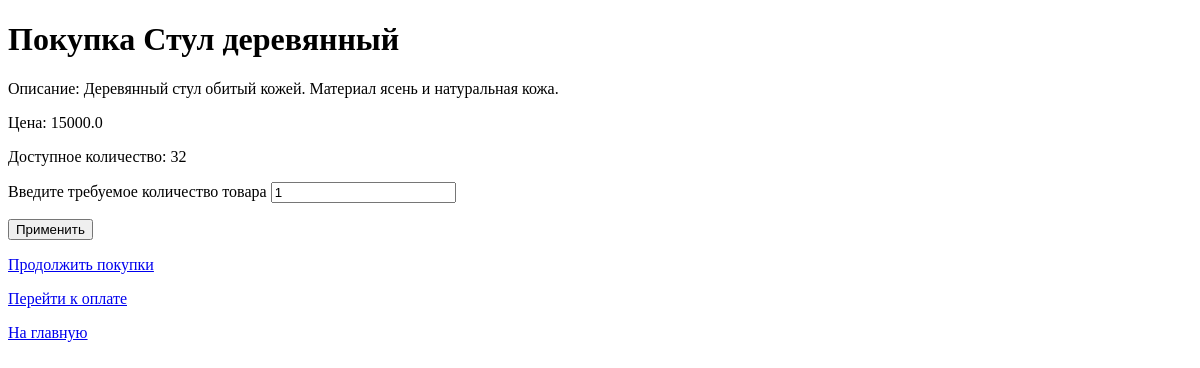
The app's page /product/car/2 (signed in), older data.
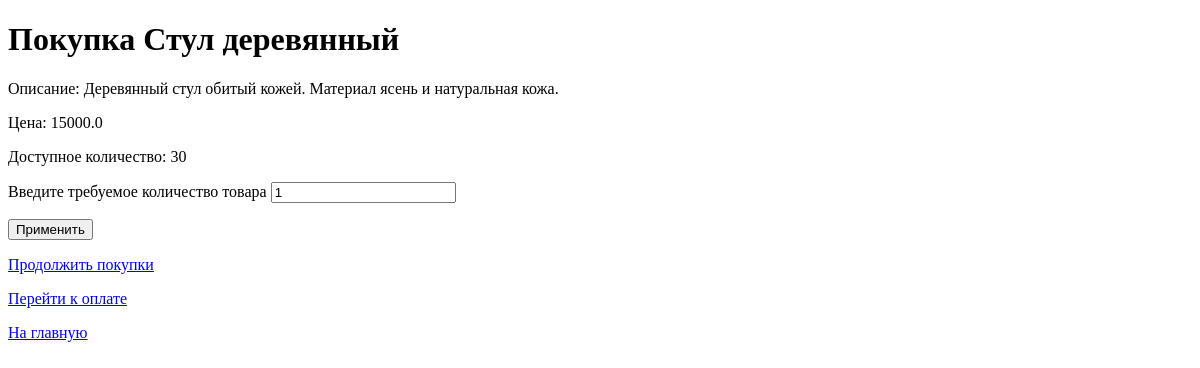
The same page, newer data.
### app/models/product.py (models this page shows)
class ProductModel(Base):
    __tablename__ = 'products'
    __table_args__ = {'keep_existing': True}
    id = Column(INTEGER, primary_key=True)
    name = Column(String, index=True)
    description = Column(String)
    item_number = Column(String)
    price = Column(DOUBLE)
    count = Column(INTEGER)
    is_active = Column(BOOLEAN, default=True)
    category = Column(INTEGER, ForeignKey('categories.id'), nullable=False)
    action = Column(BOOLEAN, default=False)
    img = Column(String)

### app/routers/product.py (the view)
@product_router.get('/car/{id_product}')
async def car_get(request: Request, db: Annotated[Session, Depends(get_db)], id_product: int = -1,
                  user=Depends(get_current_user)):
    info = {'request': request, 'title': 'Корзина'}
    if user is None:
        return RedirectResponse(f'/product/list/{id_product}', status_code=status.HTTP_303_SEE_OTHER)
    product = db.scalar(select(ProductModel).where(ProductModel.id == id_product))
    if product is None:
        return HTTPException(status.HTTP_404_NOT_FOUND, 'Товар не найден')
    info['product'] = product
    info['user'] = user
    info['count'] = 1
    info['buy'] = 1
    return templates.TemplateResponse('product/car.html', info)

### app/templates/product/car.html (shortened to what this page needs)
<!DOCTYPE html>
<html lang="en">
<head>
</head>
<body>
    <h1>Покупка {{product.name}}</h1>
            <section class="conteiner-fluid">
            <form method="post" action="/product/car/{{product.id}}">
                <div class="col-auto">
                    <div class="imput-group">
                    <p>Описание: {{product.description}}</p>
                     <p>Цена: {{product.price}}</p>
                    <p>Доступное количество: {{product.count}}</p>
                    <label for="count"> Введите требуемое количество товара </label>
                    <input type="text" id="count" name="count" value="{{count}}" maxlength="255" aria-describedby="btn-buy">
                    {% if buy %}
                    <button type="submit" id="btn-buy">Применить</button>
                    {% endif %}
                    </div>
                </div>
            </form>
        </section>
        <p><a href="\product\list"> Продолжить покупки </a></p>
        <p><a href="\product\buy"> Перейти к оплате </a></p>
        <a href="\main"> На главную</a>
</body>
</html>

Row changes from the older to the newer data that the page shows:
changed ProductModel "Стул деревянный": count "32" → "30"
